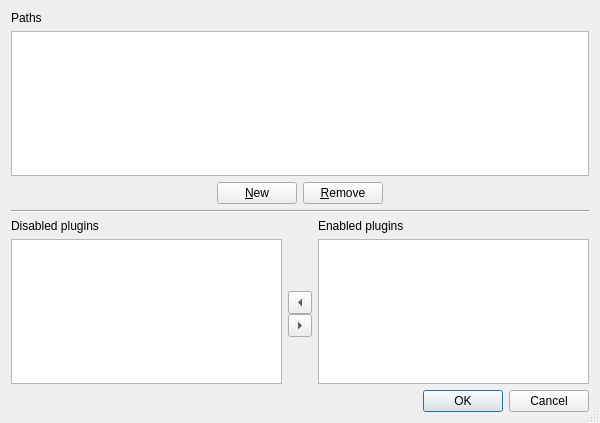
<?xml version="1.0" encoding="UTF-8"?>
<ui version="4.0">
 <class>PluginsDialog</class>
 <widget class="QDialog" name="PluginsDialog">
  <property name="geometry">
   <rect>
    <x>0</x>
    <y>0</y>
    <width>600</width>
    <height>423</height>
   </rect>
  </property>
  <property name="windowTitle">
   <string>Configure Plugins</string>
  </property>
  <property name="sizeGripEnabled">
   <bool>true</bool>
  </property>
  <layout class="QVBoxLayout" name="verticalLayout_3">
   <item>
    <layout class="QVBoxLayout" name="verticalLayout_2">
     <item>
      <layout class="QVBoxLayout" name="verticalLayout">
       <item>
        <widget class="QLabel" name="label">
         <property name="text">
          <string>Paths</string>
         </property>
        </widget>
       </item>
       <item>
        <widget class="QListWidget" name="paths_lw">
         <property name="sizePolicy">
          <sizepolicy hsizetype="Expanding" vsizetype="Maximum">
           <horstretch>0</horstretch>
           <verstretch>0</verstretch>
          </sizepolicy>
         </property>
         <property name="toolTip">
          <string>The list of paths where plugins can be found</string>
         </property>
        </widget>
       </item>
       <item>
        <layout class="QHBoxLayout" name="horizontalLayout">
         <item>
          <spacer name="horizontalSpacer">
           <property name="orientation">
            <enum>Qt::Horizontal</enum>
           </property>
           <property name="sizeHint" stdset="0">
            <size>
             <width>40</width>
             <height>20</height>
            </size>
           </property>
          </spacer>
         </item>
         <item>
          <widget class="QPushButton" name="new_button">
           <property name="toolTip">
            <string>Press to add a new plugins path</string>
           </property>
           <property name="text">
            <string>&amp;New</string>
           </property>
          </widget>
         </item>
         <item>
          <widget class="QPushButton" name="remove_button">
           <property name="toolTip">
            <string>Press to remove the selected plugins path</string>
           </property>
           <property name="text">
            <string>&amp;Remove</string>
           </property>
          </widget>
         </item>
         <item>
          <spacer name="horizontalSpacer_2">
           <property name="orientation">
            <enum>Qt::Horizontal</enum>
           </property>
           <property name="sizeHint" stdset="0">
            <size>
             <width>40</width>
             <height>20</height>
            </size>
           </property>
          </spacer>
         </item>
        </layout>
       </item>
      </layout>
     </item>
     <item>
      <widget class="Line" name="line">
       <property name="orientation">
        <enum>Qt::Horizontal</enum>
       </property>
      </widget>
     </item>
     <item>
      <layout class="QGridLayout">
       <item row="1" column="2">
        <spacer>
         <property name="orientation">
          <enum>Qt::Vertical</enum>
         </property>
         <property name="sizeHint" stdset="0">
          <size>
           <width>20</width>
           <height>40</height>
          </size>
         </property>
        </spacer>
       </item>
       <item row="2" column="2">
        <layout class="QGridLayout">
         <property name="spacing">
          <number>0</number>
         </property>
         <item row="1" column="1">
          <widget class="QToolButton" name="load_button">
           <property name="toolTip">
            <string>Press to enable the selected plugin</string>
           </property>
           <property name="text">
            <string/>
           </property>
           <property name="arrowType">
            <enum>Qt::RightArrow</enum>
           </property>
          </widget>
         </item>
         <item row="0" column="1">
          <widget class="QToolButton" name="unload_button">
           <property name="toolTip">
            <string>Press to disable the selected plugin</string>
           </property>
           <property name="text">
            <string/>
           </property>
           <property name="arrowType">
            <enum>Qt::LeftArrow</enum>
           </property>
          </widget>
         </item>
        </layout>
       </item>
       <item row="3" column="2">
        <spacer>
         <property name="orientation">
          <enum>Qt::Vertical</enum>
         </property>
         <property name="sizeHint" stdset="0">
          <size>
           <width>20</width>
           <height>40</height>
          </size>
         </property>
        </spacer>
       </item>
       <item row="1" column="0" rowspan="3" colspan="2">
        <widget class="QTreeWidget" name="disabled_tree">
         <property name="toolTip">
          <string>The list of disabled plugins</string>
         </property>
         <property name="rootIsDecorated">
          <bool>false</bool>
         </property>
         <property name="columnCount">
          <number>2</number>
         </property>
         <attribute name="headerVisible">
          <bool>false</bool>
         </attribute>
         <column>
          <property name="text">
           <string notr="true">1</string>
          </property>
         </column>
         <column>
          <property name="text">
           <string notr="true">2</string>
          </property>
         </column>
        </widget>
       </item>
       <item row="0" column="0">
        <widget class="QLabel" name="disabled_label">
         <property name="text">
          <string>Disabled plugins</string>
         </property>
        </widget>
       </item>
       <item row="1" column="3" rowspan="3" colspan="2">
        <widget class="QTreeWidget" name="enabled_tree">
         <property name="toolTip">
          <string>The list of enabled plugins</string>
         </property>
         <property name="rootIsDecorated">
          <bool>false</bool>
         </property>
         <property name="columnCount">
          <number>2</number>
         </property>
         <attribute name="headerVisible">
          <bool>false</bool>
         </attribute>
         <column>
          <property name="text">
           <string notr="true">1</string>
          </property>
         </column>
         <column>
          <property name="text">
           <string notr="true">2</string>
          </property>
         </column>
        </widget>
       </item>
       <item row="0" column="3">
        <widget class="QLabel" name="enabled_label">
         <property name="text">
          <string>Enabled plugins</string>
         </property>
        </widget>
       </item>
      </layout>
     </item>
     <item>
      <widget class="QDialogButtonBox" name="buttons_box">
       <property name="orientation">
        <enum>Qt::Horizontal</enum>
       </property>
       <property name="standardButtons">
        <set>QDialogButtonBox::Cancel|QDialogButtonBox::Ok</set>
       </property>
      </widget>
     </item>
    </layout>
   </item>
  </layout>
 </widget>
 <tabstops>
  <tabstop>remove_button</tabstop>
  <tabstop>load_button</tabstop>
  <tabstop>buttons_box</tabstop>
 </tabstops>
 <resources/>
 <connections/>
</ui>
